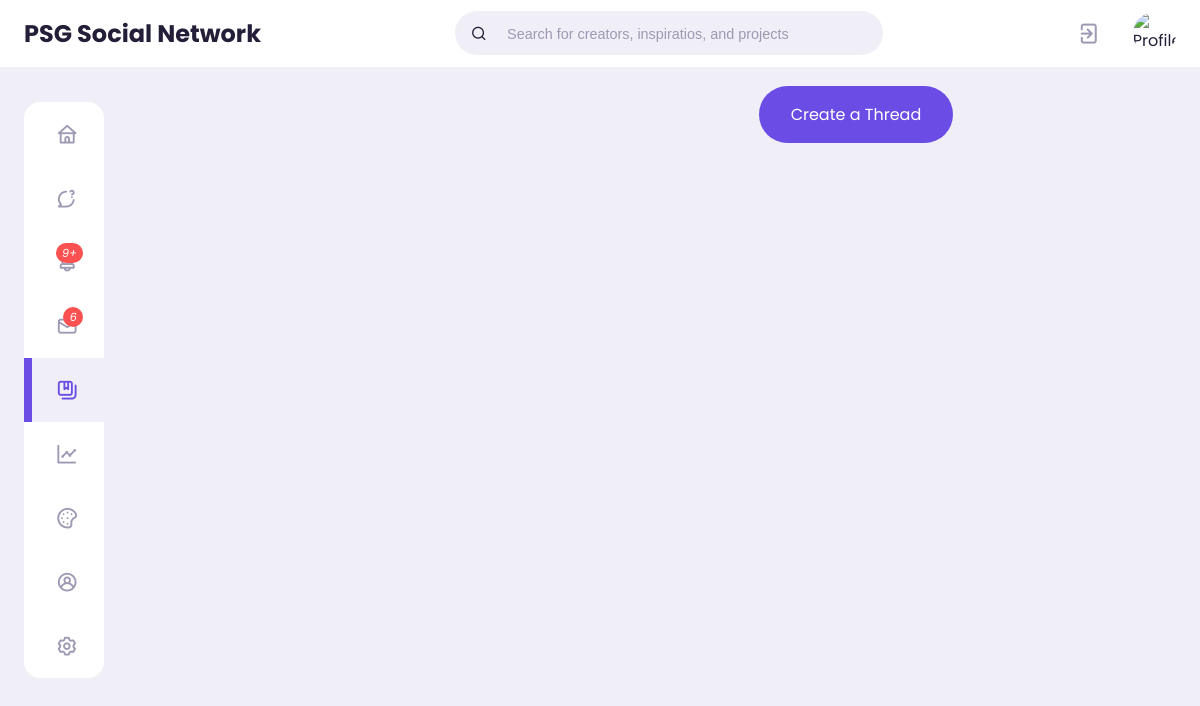
Before: /notes/ with the older database file.
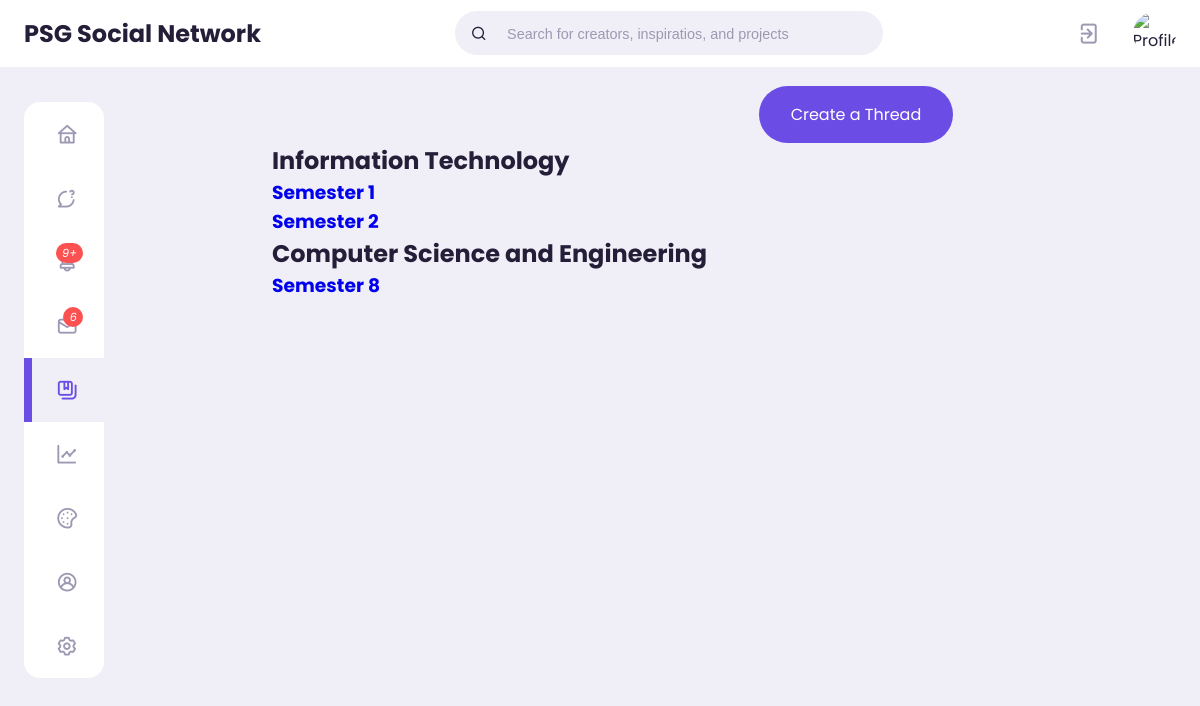
After: the same page with the newer database file.
### notes/models.py (models this page shows)
class Department(models.Model):
    name = models.CharField(max_length=200)
    def __str__(self):
        return self.name

class Semester(models.Model):
    SEMESTER_CHOICES = [
        ('1', 'Semester 1'),
        ('2', 'Semester 2'),
        ('3', 'Semester 3'),
        ('4', 'Semester 4'),
        ('5', 'Semester 5'),
        ('6', 'Semester 6'),
        ('7', 'Semester 7'),
        ('8', 'Semester 8'),
    ]
    name = models.CharField(max_length=200, blank=True, choices = SEMESTER_CHOICES)
    def __str__(self):
        return self.name

### notes/views.py (the view)
# urls.py: path('', views.feed_list, name="index"),
def index(request):
    departments = Department.objects.all()
    data = {}
    for department in departments:
        semesters = Semester.objects.filter(
            notes__department=department
        ).distinct()
        data[department] = {}
        for semester in semesters:
            notes = Notes.objects.filter(
                Q(semester=semester) & Q(department=department)
            ).order_by("-created")
            data[department][semester] = notes
    context = {"data": data}
    return render(request,'notes/notes_list.html', context)

### notes/templates/notes/notes_list.html (shortened to what this page needs)
{% extends 'base.html' %}
{% load static %}
{% load humanize %}
{% block content %}
{% include 'top-nav.html' %}
<main class="notes">
    <div class="container">
        {% include 'side-nav.html'%}
        <section class="middle">
            <div id="notes-form-btn">
                <a href="{% url 'notes:create-notes' %}">Create a Thread</a>
            </div>
            <div>
                {% for department, semesters in data.items %}
                <h2>{{ department }}</h2>
                {% if semesters %}
                {% for semester, notes in semesters.items %}
                <h3><a href="{% url 'notes:notes_by_semester' department.id semester.id %}">Semester {{ semester }}</a></h3>
                {% empty %}
                <p>No semesters found for this department.</p>
                {% endfor %}
                {% else %}
                <p>No notes found for this department.</p>
                {% endif %}
                {% endfor %}
            </div>
        </section>
    </div>
</main>
{% endblock content %}

Changed rows visible on the page:
added Department: name "Information Technology"
added Semester: name "1", shown under "Information Technology"
added Semester: name "2", shown under "Information Technology"
added Department: name "Computer Science and Engineering"
added Semester: name "8", shown under "Computer Science and Engineering"
